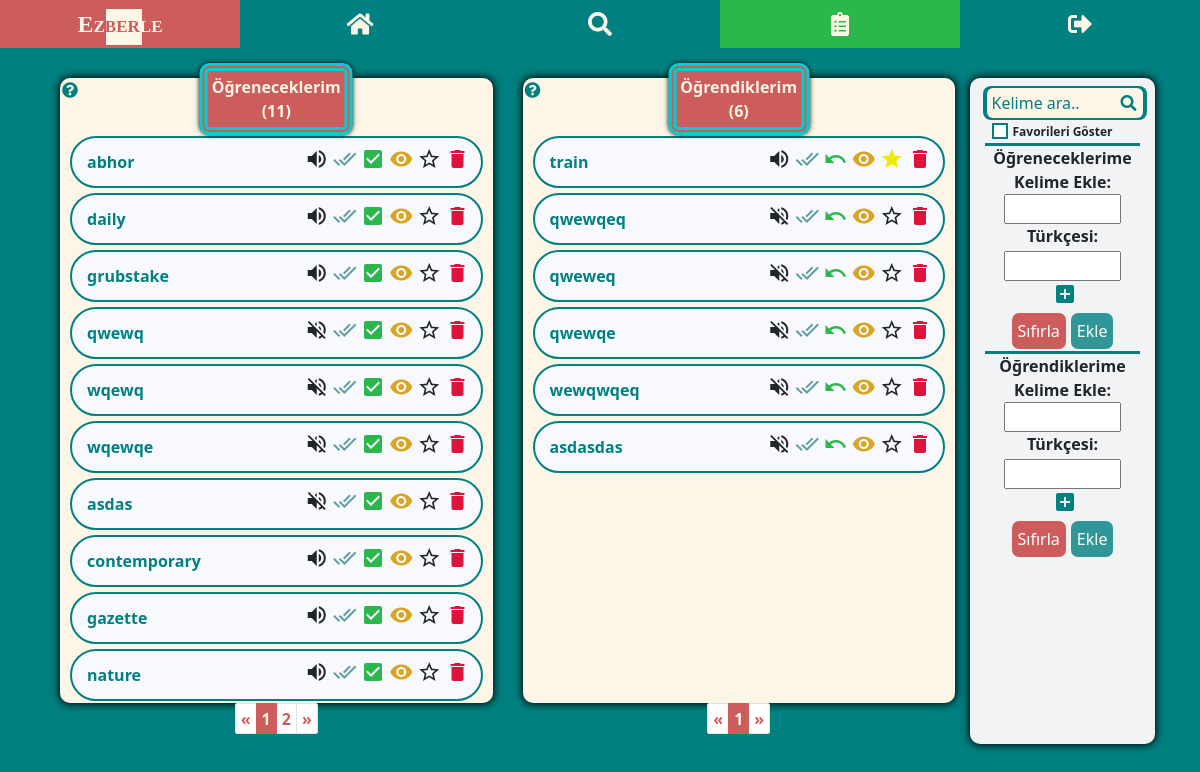
/kelime_listesi/ (signed in), run on the app's committed database.
### my_dict/models.py (models this page shows, shortened)
class WordEn(models.Model):
    user = models.ForeignKey(User, on_delete=models.CASCADE)
    english = models.CharField(max_length=100)
    audio = models.CharField(max_length=300)
    create_time = models.DateTimeField(auto_now_add=True)
    is_learned = models.BooleanField(default=False)
    is_seen = models.BooleanField(default=False)
    is_starred = models.BooleanField(default=False)
    is_in_reminder_list = models.BooleanField(default=False)
    memorize_tracker = FieldTracker(fields=['is_learned'])
    class Meta:
        ordering = ['-create_time']

### my_dict/views.py (the view)
# urls.py: path('kelime_listesi/', my_word_list, name='word-list'),
@login_required
def my_word_list(request):
    learned_words = WordEn.objects.filter(user=request.user, is_learned=True)
    unlearned_words = WordEn.objects.filter(user=request.user, is_learned=False)
    learned_count = len(learned_words)
    unlearned_count = len(unlearned_words)
    if request.method == 'POST':
        if "english-unl" in request.POST:
            word_en = request.POST.get('english-unl')
            word_tr_list = request.POST.getlist('turkish-unl[]')
            if not WordEn.objects.filter(user=request.user, english=word_en).exists():
                create_word_en = WordEn(user=request.user, english=word_en)
                create_word_en.save()
                for word_tr in word_tr_list:
                    if word_tr.strip() != "":
                        create_word_tr = create_word_en.turkish.create(turkish=word_tr)
                        create_word_tr.save()
                is_added = True
            else:
                is_added = False
            data = {'is_added': is_added}
            return JsonResponse(data)
        elif "english-l" in request.POST:
            word_en = request.POST.get('english-l')
            word_tr_list = request.POST.getlist('turkish-l[]')
            if not WordEn.objects.filter(user=request.user, english=word_en).exists():
                create_word_en = WordEn(user=request.user, english=word_en, is_learned=True)
                create_word_en.save()
                for word_tr in word_tr_list:
                    if word_tr.strip() != "":
                        create_word_tr = create_word_en.turkish.create(turkish=word_tr)
                        create_word_tr.save()
                is_added = True
            else:
                is_added = False
            data = {'is_added': is_added}
            return JsonResponse(data)
    elif request.method == "GET":
        word = request.GET.get("q")
        my_word_list_search(request, word)
    paginator_unl = Paginator(unlearned_words, 10)
    page_no_unl = request.GET.get('s')
    page_unl = paginator_unl.get_page(page_no_unl)
    paginator_l = Paginator(learned_words, 10)
    page_no_l = request.GET.get('p')
    page_l = paginator_l.get_page(page_no_l)
    context = {
        'page_obj_unl': page_unl,
        'page_obj_l': page_l,
        'learned_words': learned_words,
        'unlearned_words': unlearned_words,
        'learned_count': learned_count,
        'unlearned_count': unlearned_count,
    }
    return render(request, 'my_dict/word_list.html', context=context)

### my_dict/templates/my_dict/word_list.html (shortened to what this page needs)
{% extends 'base.html' %}
{% load static %}
{% block content %}
<div class="container-md">
<div class="row mt-4">
    <div class="col-lg-5 tbl-first mt-md-4">
        <div class="tbl-words position-relative">
            <span class="wl-title">Öğreneceklerim <br> <div>(<span class="count-unl">{{ unlearned_count }}</span>)</div></span>
            <div class="tt">
              <i class="fas fa-question-circle"></i>
            </div>
            <ul class="unl-word">
                {% if "kelime_listesi/q=" not in request.path or page_obj_unl|length > 0 %}
                    {% for word in page_obj_unl %}
                    <li data-id="{{word.id}}" class="li{{word.id}}">
                        <div class="en-section">
                            <div class="align-self-center word">
                                <a href="{% url 'dictionary' word.english %}">{{ word.english }}</a>
                            </div>
                            <div data-id="{{word.id}}" class="btn-grp">
                                {% if word.audio %}
                                <i title="Dinle" class="material-icons audio">volume_up</i>
                                {% else %}
                                <i title="Ses mevcut değil" class="material-icons audio">volume_off</i>
                                {% endif %}
                                {% if word.is_seen %}
                                <i title="Görüldü" class="material-icons tick-seen dodger">done_all</i>
                                {% else %}
                                <i title="Görüldü" class="material-icons tick-seen cadet">done_all</i>
                                {% endif %}
                                <i title="Ezberledim" class="material-icons tick-learn memorize">check_box</i>
                                <button data-toggle="collapse" data-target=".tr{{word.id}}" class="eye">
                                    <i title="Türkçelerini göster" class="material-icons">remove_red_eye</i>
                                </button>
                                {% if not word.is_starred %}
                                <i title="Favorilere ekle" class="material-icons star">star_border</i>
                                {% else %}
                                <i title="Favorilere eklendi" class="material-icons star pale-yellow">star</i>
                                {% endif %}
                                <i title="Sil" class="material-icons del del-unl">delete</i>
                            </div>
                        </div>
                    </li>
                    {% endfor %}
                {% elif page_obj_unl|length == 0 and '$favorites' not in request.path %}
                    <li>Bu listeye <u>{{word}}</u> için bir kelime kayıt edilmemiş.</li>
                {% endif %}
            </ul>
        </div>
        {% if 'kelime_listesi/q=' not in request.path or unl_pg_count > 9 %}
        <nav aria-label="Page navigation example">
          <ul class="pagination pagination-sm justify-content-center">
          {% if page_obj_unl.has_previous %}
              <li class="page-item">
              <a class="page-link" href="?s={{ page_obj_unl.previous_page_number }}">&laquo</a>
            </li>
          {% else %}
              <li class="page-item disabled">
              <a class="page-link" href="#" tabindex="-1" aria-disabled="true">&laquo</a>
            </li>
          {% endif %}
          {% for i in page_obj_unl.paginator.page_range %}
              {% if page_obj_unl.number == i %}
                  <li class="page-item active" aria-current="page">
                <span class="page-link">
                  {{ i }}
                </span>
              </li>
              {% elif i > page_obj_unl.number|add:'-5' and i < page_obj_unl.number|add:'5' %}
                   <li class="page-item"><a class="page-link" href="?s={{ i }}">{{ i }}</a></li>
              {% endif %}
          {% endfor %}
          {% if page_obj_unl.has_next %}
              <li class="page-item">
              <a class="page-link" href="?s={{ page_obj_unl.next_page_number }}">&raquo</a>
            </li>
          {% else %}
              <li class="page-item disabled">
              <a class="page-link" href="#" tabindex="-1" aria-disabled="true">&raquo</a>
            </li>
          {% endif %}
        </ul>
      </nav>
        {% endif %}
    </div>
    <div class="col-lg-5 mt-md-4">
        <div class="tbl-words position-relative">
            <span class="wl-title">Öğrendiklerim <br> (<span class="count-l">{{ learned_count }}</span>)</span>
            <div class="tt">
              <i class="fas fa-question-circle"></i>
            </div>
            <ul class="l-word">
                {% if "kelime_listesi/q=" not in request.path or page_obj_l|length > 0 %}
                    {% for word in page_obj_l %}
                    <li data-id="{{word.id}}" class="li{{word.id}}">
                        <div class="en-section">
                            <div class="align-self-center word">
                                <a href="{% url 'dictionary' word.english %}">{{ word.english }}</a>
                            </div>
                            <div data-id="{{word.id}}" class="btn-grp">
                                {% if word.audio %}
                                <i title="Dinle" class="material-icons audio">volume_up</i>
                                {% else %}
                                <i title="Ses mevcut değil" class="material-icons audio">volume_off</i>
                                {% endif %}
                                {% if word.is_seen %}
                                <i title="Görüldü" class="material-icons tick-seen dodger">done_all</i>
                                {% else %}
                                <i title="Görüldü" class="material-icons tick-seen cadet">done_all</i>
                                {% endif %}
                                <i title="Unuttum" class="material-icons tick-unlearn memorize">undo</i>
                                {% if word.turkish %}
                                <button data-toggle="collapse" data-target=".tr{{word.id}}" class="eye"><i title="Türkçelerini göster" class="material-icons">remove_red_eye</i></button>
                                {% endif %}
                                {% if not word.is_starred %}
                                <i title="Favorilere ekle" class="material-icons star">star_border</i>
                                {% else %}
                                <i title="Favorilere eklendi" class="material-icons star pale-yellow">star</i>
                                {% endif %}
                                <i title="Sil" class="material-icons del del-l">delete</i>
                            </div>
                        </div>
                    </li>
                    {% endfor %}
                {% elif page_obj_l|length == 0 and '$favorites' not in request.path %}
                    <li>Bu listeye <u>{{word}}</u> için bir kelime kayıt edilmemiş.</li>
                {% endif %}
            </ul>
        </div>
        {% if 'kelime_listesi/q=' not in request.path or l_pg_count > 9 %}
        <nav aria-label="Page navigation example">
          <ul class="pagination pagination-sm justify-content-center">
          {% if page_obj_l.has_previous %}
              <li class="page-item">
              <a class="page-link" href="?p={{ page_obj_l.previous_page_number }}">&laquo</a>
            </li>
          {% else %}
              <li class="page-item disabled">
              <a class="page-link" href="#" tabindex="-1" aria-disabled="true">&laquo</a>
            </li>
          {% endif %}
          {% for i in page_obj_l.paginator.page_range %}
              {% if page_obj_l.number == i %}
                  <li class="page-item active" aria-current="page">
                <span class="page-link">
                  {{ i }}
                </span>
              </li>
              {% elif i > page_obj_l.number|add:'-5' and i < page_obj_l.number|add:'5' %}
                   <li class="page-item"><a class="page-link" href="?p={{ i }}">{{ i }}</a></li>
              {% endif %}
          {% endfor %}
          {% if page_obj_l.has_next %}
              <li class="page-item">
              <a class="page-link" href="?p={{ page_obj_l.next_page_number }}">&raquo</a>
            </li>
          {% else %}
              <li class="page-item disabled">
              <a class="page-link" href="#" tabindex="-1" aria-disabled="true">&raquo</a>
            </li>
          {% endif %}
          </ul>
        </nav>
        {% endif %}
    </div>
    <div class="col-lg-2 col-sm-8 word-mng mb-lg-0 mb-5 mt-4">
        <div>
            <div class="d-flex justify-content-center word-mng-search">
                {% if 'kelime_listesi/q=' in request.path and '$favorites' not in request.path %}
                    <input title="Bir kelime arayın" class="srch-i" type="search" placeholder="Kelime ara.." onClick="this.setSelectionRange(0, this.value.length)" aria-autocomplete="none" autofocus>
                    <button class="srch-btn" type="submit">
                        <i class="fas fa-search"></i>
                    </button>
                {% else %}
                    <input title="Bir kelime arayın" class="srch-i" type="search" placeholder="Kelime ara.." onClick="this.setSelectionRange(0, this.value.length)" aria-autocomplete="none" autofocus>
                    <button class="srch-btn" type="submit">
                        <i class="fas fa-search"></i>
                    </button>
                {% endif %}
            </div>
            {% if '$favorites' in request.path %}
            <div class="d-flex justify-content-center show-fav">
                <label class="custom-cb" for="show-fav">Favorileri Göster
                    <input id="show-fav" type="checkbox" checked>
                    <span class="checkbox"></span>
                </label>
            </div>
            {% else %}
            <div class="d-flex justify-content-center show-fav">
                <label class="custom-cb" for="show-fav">Favorileri Göster
                    <span class="checkbox"></span>
                </label>
            </div>
            {% endif %}
        </div>
        <div class="mng-body">
            <div class="text-center mng-top">
                <div>
                    <span id="add-title-unl">Öğreneceklerime</span><br>
                    <label for="english-unl">Kelime Ekle:</label>
                </div>
                <div><input type="text" id="english-unl" name="english-unl" required autocomplete="off"></div>
                <div><label for="turkish-unl">Türkçesi:</label></div>
                <div><input type="text" id="turkish-unl" name="turkish-unl" class="input-tr-unl mt-1 turkish w-75" autocomplete="off"></div>
                <div class="d-flex justify-content-center">
                  <button class="add-tr add-tr-unl"><i class="material-icons">add_box</i></button>
                </div>
                <div class="d-flex justify-content-center mb-1">
                  <input class="btn-danger-custom reset-unl" type="reset" value="Sıfırla">
                  <input class="btn-before add2unl" type="submit" value="Ekle">
                </div>
            </div>
        </div>
        <div class="text-center mng-bottom">
            <div>
                <span id="add-title-l">Öğrendiklerime</span> <br>
                <label for="english-l">Kelime Ekle:</label>
            </div>
            <div><input type="text" id="english-l" name="english-l" required autocomplete="off"></div>
            <div><label for="turkish-l">Türkçesi:</label></div>
            <div><input type="text" id="turkish-l" name="turkish-l" class="input-tr-l mt-1 turkish w-75" autocomplete="off"></div>
            <div class="d-flex justify-content-center">
              <button class="add-tr add-tr-l"><i class="material-icons">add_box</i></button>
            </div>
            <div class="d-flex justify-content-center mng-form2 mb-sm-1 mb-lg-0">
              <input class="btn-danger-custom reset-l" type="reset" value="Sıfırla">
              <input class="btn-before add2l" type="submit" value="Ekle">
            </div>
        </div>
    </div>
</div>
</div>
{% endblock %}

### data on the page
WordEn: english "abhor", is_seen False (drawn), is_starred False (drawn)
WordEn: english "daily", is_seen False (drawn), is_starred False (drawn)
WordEn: english "grubstake", is_seen False (drawn), is_starred False (drawn)
WordEn: english "qwewq", is_seen False (drawn), is_starred False (drawn)
WordEn: english "wqewq", is_seen False (drawn), is_starred False (drawn)
WordEn: english "wqewqe", is_seen False (drawn), is_starred False (drawn)
WordEn: english "asdas", is_seen False (drawn), is_starred False (drawn)
WordEn: english "contemporary", is_seen False (drawn), is_starred False (drawn)
WordEn: english "gazette", is_seen False (drawn), is_starred False (drawn)
WordEn: english "nature", is_seen False (drawn), is_starred False (drawn)
WordEn: english "train", is_seen False (drawn), is_starred True (drawn)
WordEn: english "qwewqeq", is_seen False (drawn), is_starred False (drawn)
WordEn: english "qweweq", is_seen False (drawn), is_starred False (drawn)
WordEn: english "qwewqe", is_seen False (drawn), is_starred False (drawn)
WordEn: english "wewqwqeq", is_seen False (drawn), is_starred False (drawn)
WordEn: english "asdasdas", is_seen False (drawn), is_starred False (drawn)

### other printed values
{{ unlearned_count }} "11"
{{ i }} "1"
{{ i }} "2"
{{ learned_count }} "6"
